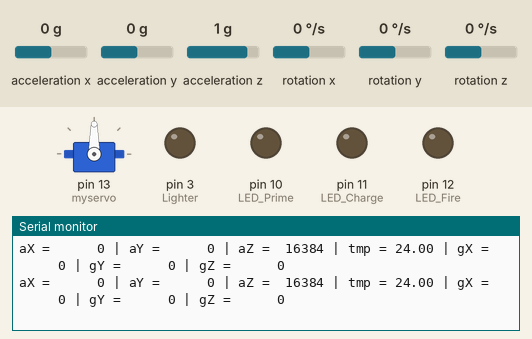
This sketch was run on a simulated Arduino Uno, built with avr-gcc and run on an emulated ATmega328P. Shown: servo, output pins drawn as LEDs (lit = HIGH), the last lines printed to the serial monitor. Wiring (inferred from the names in the program): MPU-6050 motion sensor at I2C address 0x68. The test bench sets the inputs (shaded band); at power-on: acceleration x 0 g, acceleration y 0 g, acceleration z 1 g, rotation x 0 °/s, rotation y 0 °/s, rotation z 0 °/s.

Above: at 1.3 s.
1.4 s: acceleration x set to -1.4 g
At 2.0 s:
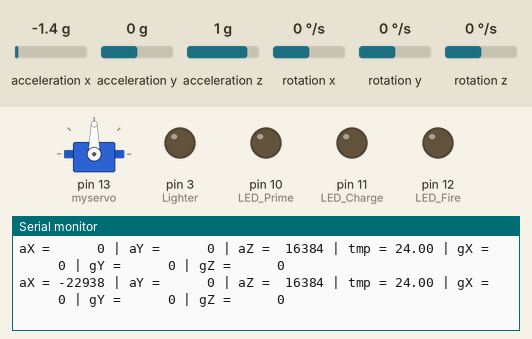
3.6 s: acceleration y set to -1.4 g
At 4.2 s:
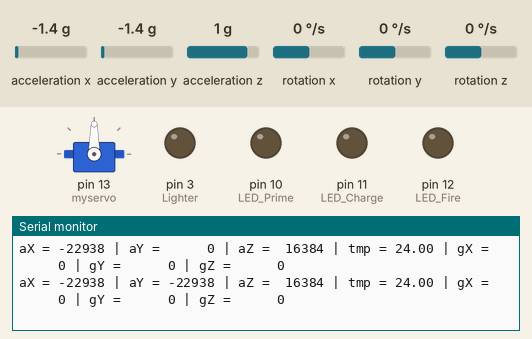
5.7 s: acceleration z set to -1.4 g
At 6.3 s:
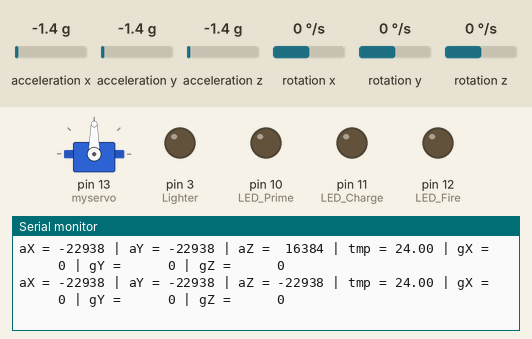
7.9 s: rotation x set to -192 °/s
At 8.5 s:
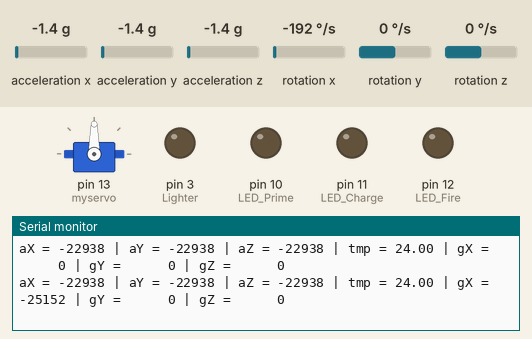

The sketch:

Plasma_code.ino
```cpp
#include "Wire.h" // This library allows you to communicate with I2C devices.
#include <Servo.h>
const int MPU_ADDR = 0x68; // I2C address of the MPU-6050. If AD0 pin is set to HIGH, the I2C address will be 0x69.
Servo myservo;

//flags to move onto next step in code
bool primeFlag = false;
bool chargeFlag = false;
bool fireFlag = false;
bool lighterFlag = false;


//Variables for gy-521
int16_t accelerometer_x, accelerometer_y, accelerometer_z; // variables for accelerometer raw data
int16_t gyro_x, gyro_y, gyro_z; // variables for gyro raw data
int16_t temperature; // variables for temperature data

#define LED_Prime 10 // Attaches LED to pin 10
#define LED_Charge 11 // Attaches LED to pin 11
#define LED_Fire 12 // Attaches LED to pin 12
#define Lighter 3 // lighter pin

char tmp_str[7]; // temporary variable used in convert function

char* convert_int16_to_str(int16_t i) { // converts int16 to string. Moreover, resulting strings will have the same length in the debug monitor.
  sprintf(tmp_str, "%6d", i);
  return tmp_str;
}

int pos = 180; //Starting position of the Servo

void setup() {
  Serial.begin(9600);
  myservo.attach(13); // Attaches Servo to pin 13
  pinMode(LED_Prime, OUTPUT);// Sets pin 10 to output data
  pinMode(LED_Charge, OUTPUT); // Sets pin 11 to output data
  pinMode(LED_Fire, OUTPUT); // Sets pin 12 to output data
  pinMode(Lighter, OUTPUT); // Sets pin 3 to output data
  digitalWrite (Lighter, LOW); //Sets lighter to off by default
  digitalWrite(LED_Prime, LOW);// Sets LED to Default of off
  digitalWrite(LED_Charge, LOW);// Sets LED to Default of off
  digitalWrite(LED_Fire, LOW);// Sets LED to Default of off
  Wire.begin();
  Wire.beginTransmission(MPU_ADDR); // Begins a transmission to the I2C slave (GY-521 board)
  Wire.write(0x6B); // PWR_MGMT_1 register
  Wire.write(0); // set to zero (wakes up the MPU-6050)
  Wire.endTransmission(true);

}
void loop() {


  Wire.beginTransmission(MPU_ADDR);
  Wire.write(0x3B); // starting with register 0x3B (ACCEL_XOUT_H) [MPU-6000 and MPU-6050 Register Map and Descriptions Revision 4.2, p.40]
  Wire.endTransmission(false); // the parameter indicates that the Arduino will send a restart. As a result, the connection is kept active.
  Wire.requestFrom(MPU_ADDR, 7 * 2, true); // request a total of 7*2=14 registers

  // "Wire.read()<<8 | Wire.read();" means two registers are read and stored in the same variable
  accelerometer_x = Wire.read() << 8 | Wire.read(); // reading registers: 0x3B (ACCEL_XOUT_H) and 0x3C (ACCEL_XOUT_L)
  accelerometer_y = Wire.read() << 8 | Wire.read(); // reading registers: 0x3D (ACCEL_YOUT_H) and 0x3E (ACCEL_YOUT_L)
  accelerometer_z = Wire.read() << 8 | Wire.read(); // reading registers: 0x3F (ACCEL_ZOUT_H) and 0x40 (ACCEL_ZOUT_L)
  temperature = Wire.read() << 8 | Wire.read(); // reading registers: 0x41 (TEMP_OUT_H) and 0x42 (TEMP_OUT_L)
  gyro_x = Wire.read() << 8 | Wire.read(); // reading registers: 0x43 (GYRO_XOUT_H) and 0x44 (GYRO_XOUT_L)
  gyro_y = Wire.read() << 8 | Wire.read(); // reading registers: 0x45 (GYRO_YOUT_H) and 0x46 (GYRO_YOUT_L)
  gyro_z = Wire.read() << 8 | Wire.read(); // reading registers: 0x47 (GYRO_ZOUT_H) and 0x48 (GYRO_ZOUT_L)

  // print out data
  Serial.print("aX = "); Serial.print(convert_int16_to_str(accelerometer_x));
  Serial.print(" | aY = "); Serial.print(convert_int16_to_str(accelerometer_y));
  Serial.print(" | aZ = "); Serial.print(convert_int16_to_str(accelerometer_z));
  // the following equation was taken from the documentation [MPU-6000/MPU-6050 Register Map and Description, p.30]
  Serial.print(" | tmp = "); Serial.print(temperature / 340.00 + 36.53);
  Serial.print(" | gX = "); Serial.print(convert_int16_to_str(gyro_x));
  Serial.print(" | gY = "); Serial.print(convert_int16_to_str(gyro_y));
  Serial.print(" | gZ = "); Serial.print(convert_int16_to_str(gyro_z));
  Serial.println();

  //Sets LEDs to on depending on position from accelerometer
  if (accelerometer_x >= 0 && accelerometer_x <= 5000 && accelerometer_y >= 14000 && accelerometer_y <= 17000) {
    digitalWrite(LED_Prime, HIGH);
    digitalWrite(LED_Charge, LOW);
    digitalWrite(LED_Fire, LOW);
    primeFlag = true;
  }
  else {
    if (fireFlag == true)
      primeFlag = false;
  }


  if (primeFlag == true && accelerometer_x > 0 && accelerometer_x < 7000  && accelerometer_y > 9000 && accelerometer_y < 14000) {
    digitalWrite(LED_Prime, HIGH);
    digitalWrite(LED_Charge, HIGH);
    digitalWrite(LED_Fire, LOW);
    chargeFlag = true;
  }
  else {
    if (primeFlag == false)
      chargeFlag = false;
  }

  if ( chargeFlag == true && accelerometer_x > 0 && accelerometer_x < 2000 && accelerometer_y >= -15000 && accelerometer_y < -10000 ) {
    digitalWrite(LED_Prime, HIGH);
    digitalWrite(LED_Charge, HIGH);
    digitalWrite(LED_Fire, HIGH);
    fireFlag = true;
    primeFlag = false;
    chargeFlag = false;
  }


  //Powers LEDS based off of flags
  if (chargeFlag == true) {
    digitalWrite(LED_Charge, HIGH);
  }
    else {
      digitalWrite (LED_Charge, LOW);
    }

  //Powers LEDS based off of flags
  if (primeFlag == true) {
    digitalWrite(LED_Prime, HIGH);
  }
    else {
      digitalWrite(LED_Prime, LOW);
    }

  // Tells servo to 180 during the prime state, and turns Servo back to 0 once in Fire state
  if (chargeFlag == true) {
    myservo.write(0);

  }
  else {
    if (fireFlag == true) {
      myservo.write(180);
    }
  }
  //Lighter ignites during Charge stage
  if (chargeFlag == true) {
    delay (5000);
    digitalWrite (Lighter, HIGH); //Turn on lighter
    lighterFlag == true;
    delay (500);
    digitalWrite (Lighter, LOW);
  }

  else {
    if (fireFlag == true) {
      digitalWrite (Lighter, LOW);
    }
  }


  //runs loop every second
  // delay
  delay (500);
}
```

Measured:
- after the input at 1.4 s, the serial monitor: prints a new line after 0.21 s (image 1)
- after the input at 3.6 s, the serial monitor: prints a new line after 0.15 s (image 2)
- after the input at 5.7 s, the serial monitor: prints a new line after 0.19 s (image 3)
- after the input at 7.9 s, the serial monitor: prints a new line after 0.13 s (image 4)
